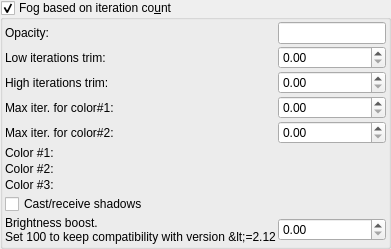
            <widget class="MyGroupBox" name="groupCheck_iteration_fog_enable">
             <property name="toolTip">
              <string>&lt;html&gt;&lt;head/&gt;&lt;body&gt;&lt;p&gt;Fog effect, where the density of the fog is dependent on the iteration count of the fractal formula. Fog is denser in areas of higher iteration count.&lt;/p&gt;&lt;p&gt;Fog receives shadows, and casts shadows on fractal surface and on itself.&lt;/p&gt;&lt;p&gt;Example of fog with additional light sources:&lt;br/&gt;&lt;img src=&quot;:/tooltips/tooltips_images/image - shader - iterfog - lights.jpeg&quot;/&gt;&lt;/p&gt;&lt;/body&gt;&lt;/html&gt;</string>
             </property>
             <property name="title">
              <string>Fog based on iteration co&amp;unt</string>
             </property>
             <property name="checkable">
              <bool>true</bool>
             </property>
             <layout class="QVBoxLayout" name="verticalLayout_27">
              <property name="spacing">
               <number>2</number>
              </property>
              <property name="leftMargin">
               <number>2</number>
              </property>
              <property name="topMargin">
               <number>2</number>
              </property>
              <property name="rightMargin">
               <number>2</number>
              </property>
              <property name="bottomMargin">
               <number>2</number>
              </property>
              <item>
               <layout class="QGridLayout" name="gridLayout_8" columnstretch="0,0">
                <property name="spacing">
                 <number>2</number>
                </property>
                <item row="4" column="0">
                 <widget class="QLabel" name="label_83">
                  <property name="text">
                   <string>Max iter. for color#2:</string>
                  </property>
                 </widget>
                </item>
                <item row="3" column="0">
                 <widget class="QLabel" name="label_82">
                  <property name="text">
                   <string>Max iter. for color#1:</string>
                  </property>
                 </widget>
                </item>
                <item row="9" column="0">
                 <widget class="QLabel" name="label_99">
                  <property name="text">
                   <string>Brightness boost.
Set 100 to keep compatibility with version &lt;=2.12</string>
                  </property>
                  <property name="wordWrap">
                   <bool>true</bool>
                  </property>
                 </widget>
                </item>
                <item row="7" column="0">
                 <widget class="QLabel" name="label_86">
                  <property name="text">
                   <string>Color #3:</string>
                  </property>
                 </widget>
                </item>
                <item row="9" column="1">
                 <widget class="MyDoubleSpinBox" name="spinbox_iteration_fog_brightness_boost">
                  <property name="sizePolicy">
                   <sizepolicy hsizetype="Minimum" vsizetype="Maximum">
                    <horstretch>0</horstretch>
                    <verstretch>0</verstretch>
                   </sizepolicy>
                  </property>
                  <property name="toolTip">
                   <string>&lt;html&gt;&lt;head/&gt;&lt;body&gt;&lt;p&gt;This parameter can be used to increase brightness of fog illuminated by auxiliary light sources.&lt;/p&gt;&lt;p&gt;In Mandelbulber version &amp;lt;= 2.12 this value was hardcoded and default value was 100. &lt;/p&gt;&lt;p&gt;When brightness boost is 1.0 then there is correct proportion of illuminating fractal surface and fog.&lt;/p&gt;&lt;/body&gt;&lt;/html&gt;</string>
                  </property>
                  <property name="prefix">
                   <string/>
                  </property>
                  <property name="suffix">
                   <string/>
                  </property>
                  <property name="decimals">
                   <number>2</number>
                  </property>
                  <property name="maximum">
                   <double>1000000.000000000000000</double>
                  </property>
                  <property name="singleStep">
                   <double>10.000000000000000</double>
                  </property>
                 </widget>
                </item>
                <item row="5" column="1">
                 <widget class="MyColorButton" name="colorButton_iteration_fog_color_1" native="true">
                  <property name="toolTip">
                   <string>&lt;html&gt;&lt;head/&gt;&lt;body&gt;&lt;p&gt;Color #1 of fog effect&lt;/p&gt;&lt;/body&gt;&lt;/html&gt;</string>
                  </property>
                  <property name="text" stdset="0">
                   <string>PushButton</string>
                  </property>
                 </widget>
                </item>
                <item row="6" column="0">
                 <widget class="QLabel" name="label_85">
                  <property name="text">
                   <string>Color #2:</string>
                  </property>
                 </widget>
                </item>
                <item row="6" column="1">
                 <widget class="MyColorButton" name="colorButton_iteration_fog_color_2" native="true">
                  <property name="toolTip">
                   <string>&lt;html&gt;&lt;head/&gt;&lt;body&gt;&lt;p&gt;Color #2 of fog effect&lt;/p&gt;&lt;/body&gt;&lt;/html&gt;</string>
                  </property>
                  <property name="text" stdset="0">
                   <string>PushButton</string>
                  </property>
                 </widget>
                </item>
                <item row="5" column="0">
                 <widget class="QLabel" name="label_84">
                  <property name="text">
                   <string>Color #1:</string>
                  </property>
                 </widget>
                </item>
                <item row="3" column="1">
                 <widget class="MyDoubleSpinBox" name="spinbox_iteration_fog_color_1_maxiter">
                  <property name="sizePolicy">
                   <sizepolicy hsizetype="Minimum" vsizetype="Maximum">
                    <horstretch>0</horstretch>
                    <verstretch>0</verstretch>
                   </sizepolicy>
                  </property>
                  <property name="toolTip">
                   <string>&lt;html&gt;&lt;head/&gt;&lt;body&gt;&lt;p&gt;Color #1 is used for iteration count lower than this value&lt;/p&gt;&lt;/body&gt;&lt;/html&gt;</string>
                  </property>
                  <property name="prefix">
                   <string/>
                  </property>
                  <property name="suffix">
                   <string/>
                  </property>
                  <property name="decimals">
                   <number>2</number>
                  </property>
                  <property name="maximum">
                   <double>1000.000000000000000</double>
                  </property>
                  <property name="singleStep">
                   <double>1.000000000000000</double>
                  </property>
                 </widget>
                </item>
                <item row="1" column="1">
                 <widget class="MyDoubleSpinBox" name="spinbox_iteration_fog_opacity_trim">
                  <property name="sizePolicy">
                   <sizepolicy hsizetype="Minimum" vsizetype="Maximum">
                    <horstretch>0</horstretch>
                    <verstretch>0</verstretch>
                   </sizepolicy>
                  </property>
                  <property name="toolTip">
                   <string>&lt;html&gt;&lt;head/&gt;&lt;body&gt;&lt;p&gt;There is no fog in volume where iteration count is lower than this value. When this parameter is high then fog is only just by fractal surface.&lt;/p&gt;&lt;table border=&quot;0&quot; style=&quot; margin-top:0px; margin-bottom:0px; margin-left:0px; margin-right:0px;&quot; cellspacing=&quot;2&quot; cellpadding=&quot;0&quot;&gt;&lt;tr&gt;&lt;td&gt;&lt;p&gt;trim = 4&lt;/p&gt;&lt;/td&gt;&lt;td&gt;&lt;p&gt;trim = 6&lt;/p&gt;&lt;/td&gt;&lt;td&gt;&lt;p&gt;trim = 8&lt;/p&gt;&lt;/td&gt;&lt;/tr&gt;&lt;tr&gt;&lt;td&gt;&lt;p&gt;&lt;img src=&quot;:/tooltips/tooltips_images/image - shader - iterfog - 4 - 16000.jpg&quot;/&gt;&lt;/p&gt;&lt;/td&gt;&lt;td&gt;&lt;p&gt;&lt;img src=&quot;:/tooltips/tooltips_images/image - shader - iterfog - 6 - 30000.jpg&quot;/&gt;&lt;/p&gt;&lt;/td&gt;&lt;td&gt;&lt;p&gt;&lt;img src=&quot;:/tooltips/tooltips_images/image - shader - iterfog - 8 - 40000.jpg&quot;/&gt;&lt;/p&gt;&lt;/td&gt;&lt;/tr&gt;&lt;/table&gt;&lt;/body&gt;&lt;/html&gt;</string>
                  </property>
                  <property name="prefix">
                   <string/>
                  </property>
                  <property name="suffix">
                   <string/>
                  </property>
                  <property name="decimals">
                   <number>2</number>
                  </property>
                  <property name="maximum">
                   <double>1000.000000000000000</double>
                  </property>
                  <property name="singleStep">
                   <double>1.000000000000000</double>
                  </property>
                 </widget>
                </item>
                <item row="2" column="1">
                 <widget class="MyDoubleSpinBox" name="spinbox_iteration_fog_opacity_trim_high">
                  <property name="sizePolicy">
                   <sizepolicy hsizetype="Minimum" vsizetype="Maximum">
                    <horstretch>0</horstretch>
                    <verstretch>0</verstretch>
                   </sizepolicy>
                  </property>
                  <property name="toolTip">
                   <string>&lt;html&gt;&lt;head/&gt;&lt;body&gt;&lt;p&gt;There is no fog in volume where iteration count is lower than this value. When this parameter is high then fog is only just by fractal surface.&lt;/p&gt;&lt;table border=&quot;0&quot; style=&quot; margin-top:0px; margin-bottom:0px; margin-left:0px; margin-right:0px;&quot; cellspacing=&quot;2&quot; cellpadding=&quot;0&quot;&gt;&lt;tr&gt;&lt;td&gt;&lt;p&gt;trim = 4&lt;/p&gt;&lt;/td&gt;&lt;td&gt;&lt;p&gt;trim = 6&lt;/p&gt;&lt;/td&gt;&lt;td&gt;&lt;p&gt;trim = 8&lt;/p&gt;&lt;/td&gt;&lt;/tr&gt;&lt;tr&gt;&lt;td&gt;&lt;p&gt;&lt;img src=&quot;:/tooltips/tooltips_images/image - shader - iterfog - 4 - 16000.jpg&quot;/&gt;&lt;/p&gt;&lt;/td&gt;&lt;td&gt;&lt;p&gt;&lt;img src=&quot;:/tooltips/tooltips_images/image - shader - iterfog - 6 - 30000.jpg&quot;/&gt;&lt;/p&gt;&lt;/td&gt;&lt;td&gt;&lt;p&gt;&lt;img src=&quot;:/tooltips/tooltips_images/image - shader - iterfog - 8 - 40000.jpg&quot;/&gt;&lt;/p&gt;&lt;/td&gt;&lt;/tr&gt;&lt;/table&gt;&lt;/body&gt;&lt;/html&gt;</string>
                  </property>
                  <property name="prefix">
                   <string/>
                  </property>
                  <property name="suffix">
                   <string/>
                  </property>
                  <property name="decimals">
                   <number>2</number>
                  </property>
                  <property name="maximum">
                   <double>1000.000000000000000</double>
                  </property>
                  <property name="singleStep">
                   <double>1.000000000000000</double>
                  </property>
                 </widget>
                </item>
                <item row="0" column="0">
                 <widget class="QLabel" name="label_80">
                  <property name="text">
                   <string>Opacity:</string>
                  </property>
                 </widget>
                </item>
                <item row="7" column="1">
                 <widget class="MyColorButton" name="colorButton_iteration_fog_color_3" native="true">
                  <property name="toolTip">
                   <string>&lt;html&gt;&lt;head/&gt;&lt;body&gt;&lt;p&gt;Color #3 of fog effect&lt;/p&gt;&lt;/body&gt;&lt;/html&gt;</string>
                  </property>
                  <property name="text" stdset="0">
                   <string>PushButton</string>
                  </property>
                 </widget>
                </item>
                <item row="2" column="0">
                 <widget class="QLabel" name="label_101">
                  <property name="text">
                   <string>High iterations trim:</string>
                  </property>
                 </widget>
                </item>
                <item row="1" column="0">
                 <widget class="QLabel" name="label_81">
                  <property name="text">
                   <string>Low iterations trim:</string>
                  </property>
                 </widget>
                </item>
                <item row="0" column="1">
                 <widget class="MyLineEdit" name="logedit_iteration_fog_opacity">
                  <property name="toolTip">
                   <string>&lt;html&gt;&lt;head/&gt;&lt;body&gt;&lt;p&gt;Opacity of fog. Higher value gives denser fog.&lt;br/&gt;&lt;/p&gt;&lt;table border=&quot;0&quot; style=&quot; margin-top:0px; margin-bottom:0px; margin-left:0px; margin-right:0px;&quot; cellspacing=&quot;2&quot; cellpadding=&quot;0&quot;&gt;&lt;tr&gt;&lt;td&gt;&lt;p&gt;opacity = 1000&lt;/p&gt;&lt;/td&gt;&lt;td&gt;&lt;p&gt;opacity = 4000&lt;/p&gt;&lt;/td&gt;&lt;td&gt;&lt;p&gt;opacity = 16000&lt;/p&gt;&lt;/td&gt;&lt;/tr&gt;&lt;tr&gt;&lt;td&gt;&lt;p&gt;&lt;img src=&quot;:/tooltips/tooltips_images/image - shader - iterfog - 4 - 1000.jpg&quot;/&gt;&lt;/p&gt;&lt;/td&gt;&lt;td&gt;&lt;p&gt;&lt;img src=&quot;:/tooltips/tooltips_images/image - shader - iterfog - 4 - 4000.jpg&quot;/&gt;&lt;/p&gt;&lt;/td&gt;&lt;td&gt;&lt;p&gt;&lt;img src=&quot;:/tooltips/tooltips_images/image - shader - iterfog - 4 - 16000.jpg&quot;/&gt;&lt;/p&gt;&lt;/td&gt;&lt;/tr&gt;&lt;/table&gt;&lt;/body&gt;&lt;/html&gt;</string>
                  </property>
                 </widget>
                </item>
                <item row="4" column="1">
                 <widget class="MyDoubleSpinBox" name="spinbox_iteration_fog_color_2_maxiter">
                  <property name="sizePolicy">
                   <sizepolicy hsizetype="Minimum" vsizetype="Maximum">
                    <horstretch>0</horstretch>
                    <verstretch>0</verstretch>
                   </sizepolicy>
                  </property>
                  <property name="toolTip">
                   <string>&lt;html&gt;&lt;head/&gt;&lt;body&gt;&lt;p&gt;Color #2 is used for iteration count lower than this value. &lt;/p&gt;&lt;p&gt;Color #3 is used for iteration count greater than this value.&lt;/p&gt;&lt;/body&gt;&lt;/html&gt;</string>
                  </property>
                  <property name="prefix">
                   <string/>
                  </property>
                  <property name="suffix">
                   <string/>
                  </property>
                  <property name="decimals">
                   <number>2</number>
                  </property>
                  <property name="maximum">
                   <double>1000.000000000000000</double>
                  </property>
                  <property name="singleStep">
                   <double>1.000000000000000</double>
                  </property>
                 </widget>
                </item>
                <item row="8" column="0" colspan="2">
                 <widget class="MyCheckBox" name="checkBox_iteration_fog_shadows">
                  <property name="sizePolicy">
                   <sizepolicy hsizetype="Minimum" vsizetype="Maximum">
                    <horstretch>0</horstretch>
                    <verstretch>0</verstretch>
                   </sizepolicy>
                  </property>
                  <property name="text">
                   <string>Cast/receive shadows</string>
                  </property>
                 </widget>
                </item>
               </layout>
              </item>
             </layout>
            </widget>
